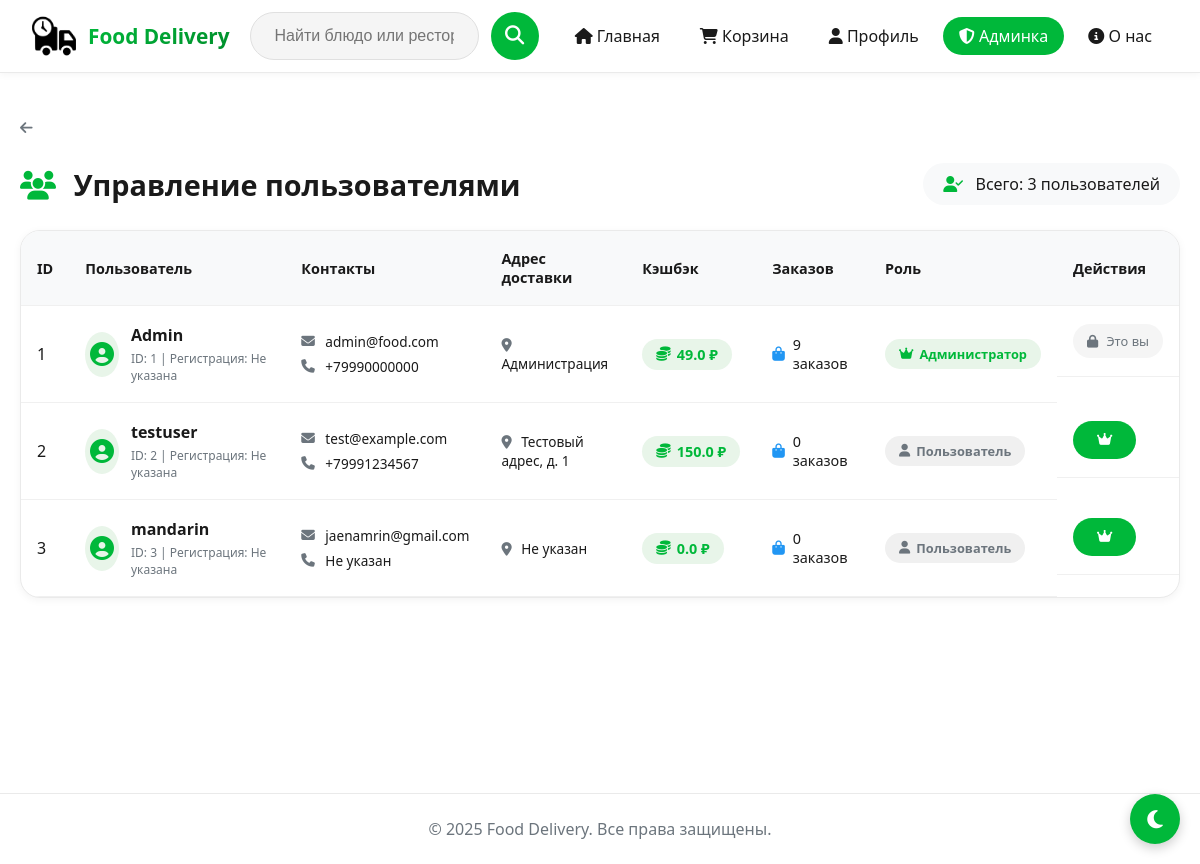
The app's page /admin/users (signed in) with its own data.
### models.py (models this page shows, shortened)
class User(UserMixin, db.Model):
    __tablename__ = 'user'
    __table_args__ = {'extend_existing': True}
    id = db.Column(db.Integer, primary_key=True)
    username = db.Column(db.String(64), unique=True, nullable=False, index=True)
    email = db.Column(db.String(120), unique=True, nullable=False, index=True)
    password_hash = db.Column(db.String(128), nullable=False)
    phone = db.Column(db.String(30))
    address = db.Column(db.String(255))
    cashback_balance = db.Column(db.Float, default=0.0)
    is_admin = db.Column(db.Boolean, default=False)
    orders = db.relationship('Order', back_populates='user', cascade='all, delete-orphan')

### routes.py (the view)
@main_bp.route('/admin/users')
@login_required
@admin_required
def admin_users():
    users = User.query.all()
    return render_template('admin/admin_users.html', users=users)

### app.py (called while the page is built)
@login_manager.user_loader
def load_user(user_id):
    return User.query.get(int(user_id))

### routes.py (called while the page is built)
def admin_required(f):
    @wraps(f)
    def decorated_function(*args, **kwargs):
        if not current_user.is_authenticated or not current_user.is_admin:
            flash('Доступ запрещен. Требуются права администратора.', 'error')
            return redirect(url_for('main.index'))
        return f(*args, **kwargs)
    return decorated_function

### templates/admin/admin_users.html (shortened to what this page needs)
{% extends "base.html" %}
{% block content %}
<div class="admin-section">
    <div class="back-link-wrapper">
        <a href="{{ url_for('main.admin_panel') }}" class="back-link">
            <i class="fas fa-arrow-left"></i>
        </a>
    </div>
    <div class="admin-header">
        <h1><i class="fas fa-users"></i> Управление пользователями</h1>
        <div class="stats-badge">
            <i class="fas fa-user-check"></i> Всего: {{ users|length }} пользователей
        </div>
    </div>
    <div class="admin-table-wrapper">
        <table class="admin-table">
            <thead>
                <tr>
                    <th>ID</th>
                    <th>Пользователь</th>
                    <th>Контакты</th>
                    <th>Адрес доставки</th>
                    <th>Кэшбэк</th>
                    <th>Заказов</th>
                    <th>Роль</th>
                    <th>Действия</th>
                </tr>
            </thead>
            <tbody>
                {% for user in users %}
                <tr>
                    <td>{{ user.id }}</td>
                    <td>
                        <div class="user-info">
                            <div class="user-avatar">
                                <i class="fas fa-user-circle"></i>
                            </div>
                            <div class="user-details">
                                <div class="user-name">{{ user.username }}</div>
                                <div class="user-meta">ID: {{ user.id }} | Регистрация: {{ user.created_at.strftime('%d.%m.%Y') if user.created_at else 'Не указана' }}</div>
                            </div>
                        </div>
                    </td>
                    <td>
                        <div class="contact-item"><i class="fas fa-envelope"></i> {{ user.email }}</div>
                        <div class="contact-item"><i class="fas fa-phone"></i> {{ user.phone or 'Не указан' }}</div>
                    </td>
                    <td class="address-cell">
                        <i class="fas fa-map-marker-alt"></i> {{ user.address or 'Не указан' }}
                    </td>
                    <td>
                        <div class="cashback-badge">
                            <i class="fas fa-coins"></i> {{ user.cashback_balance|round(0) }} ₽
                        </div>
                    </td>
                    <td>
                        <div class="orders-count">
                            <i class="fas fa-shopping-bag"></i> {{ user.orders|length }} заказов
                        </div>
                    </td>
                    <td>
                        {% if user.is_admin %}
                            <span class="badge-admin"><i class="fas fa-crown"></i> Администратор</span>
                        {% else %}
                            <span class="badge-user"><i class="fas fa-user"></i> Пользователь</span>
                        {% endif %}
                    </td>
                    <td class="table-actions">
                        {% if not user.is_admin %}
                        <form method="POST" action="{{ url_for('main.admin_make_admin', user_id=user.id) }}" style="display:inline;" onsubmit="return confirm('Сделать {{ user.username }} администратором?')">
                            <button type="submit" class="btn-make-admin" title="Сделать админом">
                                <i class="fas fa-crown"></i>
                            </button>
                        </form>
                        {% else %}
                            {% if user.id != current_user.id %}
                            <form method="POST" action="{{ url_for('main.admin_remove_admin', user_id=user.id) }}" style="display:inline;" onsubmit="return confirm('Снять права администратора с {{ user.username }}?')">
                                <button type="submit" class="btn-remove-admin" title="Снять права">
                                    <i class="fas fa-user-slash"></i>
                                </button>
                            </form>
                            {% else %}
                                <span class="self-badge"><i class="fas fa-lock"></i> Это вы</span>
                            {% endif %}
                        {% endif %}
                    </td>
                </tr>
                {% endfor %}
            </tbody>
        </table>
    </div>
</div>
{% endblock %}

### static/style.css (style rules this page uses)
* { margin: 0; padding: 0; box-sizing: border-box; }
body { font-family: -apple-system, BlinkMacSystemFont, 'Segoe UI', Roboto, 'Helvetica Neue', Arial, sans-serif; background-color: #ffffff; color: #1a1a1a; transition: background 0.3s ease, color 0.3s ease; animation: fadeIn 0.6s ease-out; }
header, footer, nav, .restaurant, .promo-card, .menu-item, .cart-item, .cart-total, .form-container, .profile-card, .admin-card, .card, .search-input, .search-autocomplete, .btn, .category-btn, input, textarea, select, button, .empty-cart, .team-card, .about-card { transition: background 0.3s ease, color 0.3s ease, border-color 0.3s ease, box-shadow 0.3s ease; }
.btn, button[type="submit"], .restaurant .btn { background: #00b83a; color: white; border-radius: 40px; padding: 12px 24px; font-weight: 600; border: none; cursor: pointer; text-decoration: none; display: inline-flex; align-items: center; gap: 8px; transition: all 0.2s ease; }

### templates/base.html (style rules this page uses)
body { animation: fadeInPage 0.5s ease-out; background: #ffffff; color: #1a1a1a; transition: background 0.3s ease, color 0.3s ease; }
header, footer, nav, .restaurant, .restaurant-card, .item-card, .promo-card, .profile-card, .cashback-card, .orders-card, .cart-item, .cart-total, .menu-item, .team-card, .about-card, .form-container, .edit-profile-form, .admin-card, .search-input, .search-autocomplete, .btn, .category-btn, .search-btn, input, textarea, select, button { transition: background 0.3s ease, color 0.3s ease, border-color 0.3s ease, box-shadow 0.3s ease !important; }

### records on screen
User: id "1", username "Admin", created_at "Не указана", email "admin@food.com", phone "+79990000000", address "Администрация", cashback_balance "49.0", orders|length "9", is_admin True (drawn)
User: id "2", username "testuser", created_at "Не указана", email "test@example.com", phone "+79991234567", address "Тестовый адрес, д. 1", cashback_balance "150.0", orders|length "0", is_admin False (drawn)
User: id "3", username "mandarin", created_at "Не указана", email "jaenamrin@gmail.com", phone "Не указан", address "Не указан", cashback_balance "0.0", orders|length "0", is_admin False (drawn)

### other values on screen
{{ users|length }} "3"
